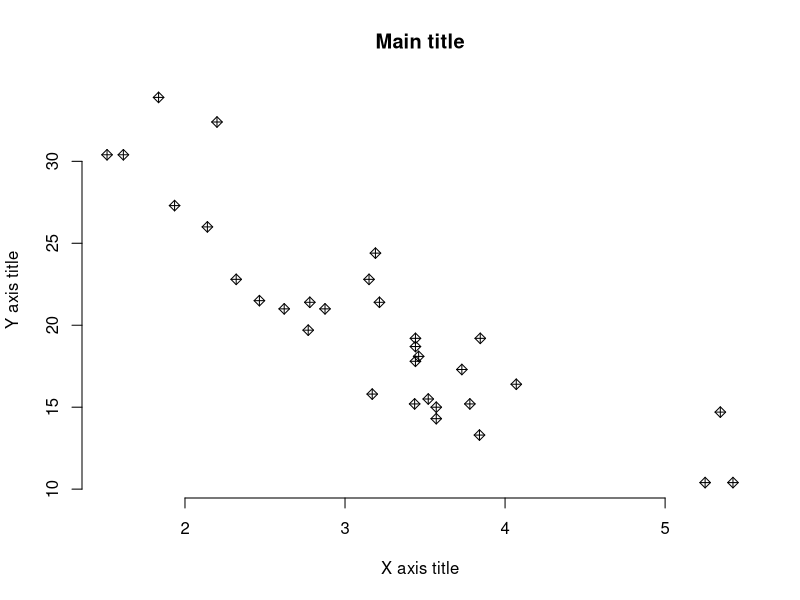

Here is the R script that generated this plot:


png("mygraphic.png")     #Create a png file
x <- mtcars$wt
y <- mtcars$mpg
# Plot with main and axis titles
# Change point shape (pch = 19) and remove frame.
plot(x, y, main = "Main title",
     xlab = "X axis title", ylab = "Y axis title",
     pch = 9, cex  = 1, frame = FALSE)
print("done")


dev.off()
browseURL("mygraphic.png")    #R uses the terminal to tell the 
                              #OS to open mygraphic.png